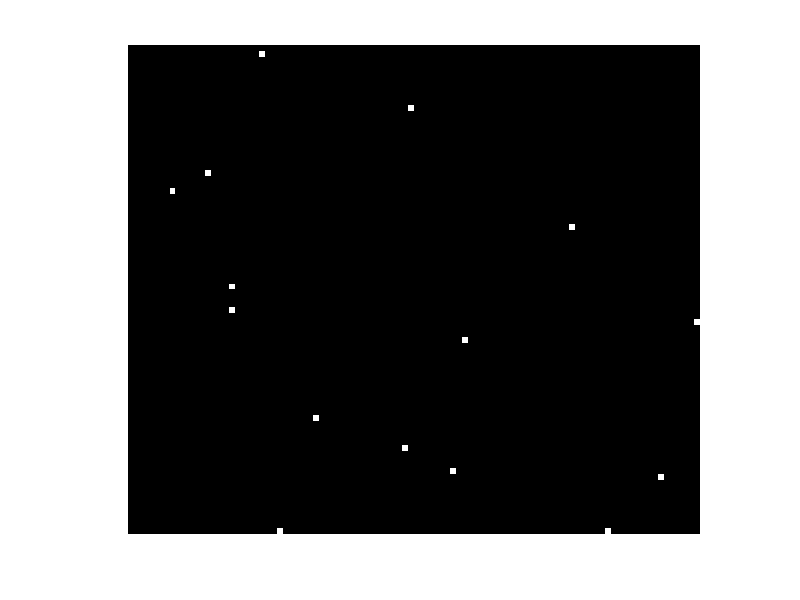

MATLAB code to generate this figure:
global mapa;
global poblacionDepredadores;
global poblacionPresas;
global tasaReproduccionPresas;
global tasaReproduccionDepredadores;
global presas;

depredadores = struct();
presas = struct();

mapa = zeros(100, 100);
poblacionDepredadores = 1;
poblacionPresas = 1;
tasaReproduccionPresas = 1;
tasaReproduccionDepredadores = 1;

function crearDepredador()
    global poblacionDepredadores;
    global depredadores;

    depredadores(poblacionDepredadores).tiempoVidaSinComida = 10;
    depredadores(poblacionDepredadores).posicionX = int64(rand() * 97 + 2);
    depredadores(poblacionDepredadores).posicionY = int64(rand() * 97 + 2);
    depredadores(poblacionDepredadores).direccionMovimiento = 1;
    poblacionDepredadores += 1;

endfunction

function crearPresa()
    global poblacionPresas;
    global presas;

    presas(poblacionPresas).posicionX = int64(rand() * 97 + 2);
    presas(poblacionPresas).posicionY = int64(rand() * 97 + 2);
    presas(poblacionPresas).direccionMovimiento = 1;

    poblacionPresas += 1;
endfunction

function dibujarPantalla(instante)
    global presas;
    global poblacionPresas;
    global depredadores;
    global poblacionDepredadores;

    for i = 1:columns(presas)
        presaActual = presas(i);

        if presaActual.posicionX <= 1 || presaActual.posicionX >= 100 || presaActual.posicionY <= 1 || presaActual.posicionY >= 100

            if presaActual.posicionX <= 1
                presaActual.posicionX += 2;
            endif

            if presaActual.posicionX >= 100
                presaActual.posicionX -= 2;
            endif

            if presaActual.posicionY <= 1
                presaActual.posicionY += 2;
            endif

            if presaActual.posicionY >= 100
                presaActual.posicionY -= 2;
            endif

        endif

        if presaActual.direccionMovimiento == 1
            presaActual.posicionY +=1;
        endif

        if presaActual.direccionMovimiento == 2
            presaActual.posicionX +=1;
        endif

        if presaActual.direccionMovimiento == 3
            presaActual.posicionY -=1;
        endif

        if presaActual.direccionMovimiento == 4
            presaActual.posicionX -=1;
        endif

        presaActual.direccionMovimiento = int64(rand() * 4 + 1);
        presas(i)=presaActual;
        mapa(presaActual.posicionY, presaActual.posicionX) = 255;
    endfor

    for i = 1:columns(depredadores)
        depredadorActual = depredadores(i);
        if depredadorActual.posicionX <= 1 || depredadorActual.posicionX >= 100 || depredadorActual.posicionY <= 1 || depredadorActual.posicionY >= 100

            if depredadorActual.posicionX <= 1
                depredadorActual.posicionX +=2;
            endif

            if depredadorActual.posicionX >= 100
                depredadorActual.posicionX -= 2;
            endif

            if depredadorActual.posicionY <= 1
                depredadorActual.posicionY += 2;
            endif

            if depredadorActual.posicionY >= 100
                depredadorActual.posicionY -= 2;
            endif

        endif
        depredadorActual.direccionMovimiento
        if depredadorActual.direccionMovimiento == 1
            depredadorActual.posicionY +=1;
        endif

        if depredadorActual.direccionMovimiento == 2
            depredadorActual.posicionX +=1;
        endif

        if depredadorActual.direccionMovimiento == 3
            depredadorActual.posicionY -=1;
        endif

        if depredadorActual.direccionMovimiento == 4
            depredadorActual.posicionX -=1;
        endif

        depredadorActual.direccionMovimiento = int64(rand() * 4 + 1);
        depredadores(i)=depredadorActual;
        mapa(depredadorActual.posicionY, depredadorActual.posicionX) = 50;
    endfor

    imshow(mapa);
    pause(0.1);

    for i = 1:columns(presas)
        presaActual = presas(i);
        mapa(presaActual.posicionY, presaActual.posicionX) = 0;
    endfor

    for i = 1:columns(depredadores)
        depredadorActual = depredadores(i);
        mapa(depredadorActual.posicionY, depredadorActual.posicionX) = 0;
    endfor
endfunction

for i = 1:10
    crearPresa();
endfor

for i = 1:5
    crearDepredador();
endfor

for iq = 1:50
    dibujarPantalla(i);
endfor
